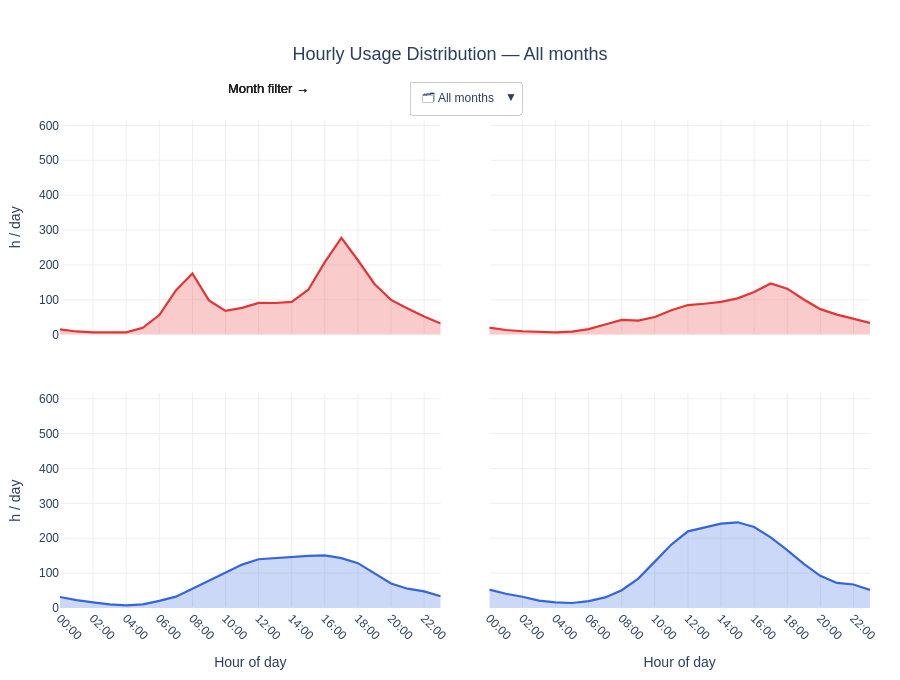

The notebook cell saved with this chart:
### Code cell
import plotly.graph_objects as go
from plotly.subplots import make_subplots
import numpy as np
import pandas as pd
import time

t0 = time.time()

# Constants
GROUP_NAMES  = ['weekday_member', 'weekday_casual', 'weekend_member', 'weekend_casual']
SUBPLOT_POS  = {'weekday_member': (1,1), 'weekday_casual': (1,2),
                'weekend_member': (2,1), 'weekend_casual': (2,2)}
TITLES_MAP   = {'weekday_member': 'Member — Weekday',
                'weekday_casual': 'Casual — Weekday',
                'weekend_member': 'Member — Weekend + Holiday',
                'weekend_casual': 'Casual — Weekend + Holiday'}
COLOR_LINE   = {'weekday_member': '#e63333', 'weekday_casual': '#e63333',
                'weekend_member': '#3366dd', 'weekend_casual': '#3366dd'}
COLOR_FILL   = {'weekday_member': 'rgba(230,51,51,0.25)',  'weekday_casual': 'rgba(230,51,51,0.25)',
                'weekend_member': 'rgba(51,102,221,0.25)', 'weekend_casual': 'rgba(51,102,221,0.25)'}

# Helpers
def ensure_group_id(df):
    """Rebuild group_id if removed by previous steps."""
    if 'group_id' not in df.columns:
        if 'day_cat_simple' not in df.columns:
            df = df.copy()
            df['day_cat_simple'] = np.where(df['day_category'] == 'weekday', 'weekday', 'weekend')
        df['group_id'] = (
            df['day_cat_simple'].map({'weekday': 0, 'weekend': 2}) +
            df['member_casual'].map({'member': 0, 'casual': 1})
        ).astype(np.int32)
    return df

def compute_hourly(df_subset):
    """
    Returns dict {group_name: array(24) hours_per_day}
    for a subset of the dataframe.
    """
    if df_subset.empty:
        return {name: np.zeros(24) for name in GROUP_NAMES}

    start_min  = (df_subset['started_at'].dt.hour * 60 +
                  df_subset['started_at'].dt.minute).values.astype(np.int32)
    durations  = df_subset['trip_duration'].values.astype(np.float64)
    group_ids  = df_subset['group_id'].values.astype(np.int32)
    days_pg    = (df_subset.groupby('group_id')['ride_date']
                  .nunique()
                  .reindex(range(4), fill_value=0)
                  .values)

    totals = sum_minutes_all_groups(start_min, durations, group_ids, 4)

    return {
        name: (totals[g] / days_pg[g] / 60) if days_pg[g] > 0 else np.zeros(24)
        for g, name in enumerate(GROUP_NAMES)
    }

# Prepare data for each month + "All"
df_work = ensure_group_id(df_clean)

months_sorted = sorted(df_work['started_at'].dt.to_period('M').unique().astype(str))
month_options = ['All'] + months_sorted

print(f"  → Months available : {len(months_sorted)}  ({months_sorted[0]} → {months_sorted[-1]})")

monthly_data = {'All': compute_hourly(df_work)}
for month in months_sorted:
    mask = df_work['started_at'].dt.to_period('M').astype(str) == month
    monthly_data[month] = compute_hourly(df_work[mask])

print(f"  → Datasets computed: {len(monthly_data)}  (All + {len(months_sorted)} months)")

# Global y_max (consistent scale across all filters)
y_max_global = max(
    v.max()
    for month_dict in monthly_data.values()
    for v in month_dict.values()
) * 1.12

# Build Plotly figure
HOURS = list(range(24))
N_OPTIONS = len(month_options)   # All + mesi
N_GROUPS  = len(GROUP_NAMES)
N_TRACES  = N_OPTIONS * N_GROUPS  # total traces

fig = make_subplots(
    rows=2, cols=2,
    subplot_titles=list(TITLES_MAP.values()),
    shared_xaxes=True,
    shared_yaxes=True,
    vertical_spacing=0.12,
    horizontal_spacing=0.06,
)

# Add fill+line pair for each (month, group)
trace_idx = 0
month_trace_map = {}   # month → [indici tracce]

for month in month_options:
    indices = []
    for g_name in GROUP_NAMES:
        row, col = SUBPLOT_POS[g_name]
        y_data   = monthly_data[month][g_name]
        visible  = (month == 'All')

        # Fill sotto la curva
        fig.add_trace(go.Scatter(
            x=HOURS, y=y_data,
            mode='none',
            fill='tozeroy',
            fillcolor=COLOR_FILL[g_name],
            showlegend=False,
            visible=visible,
            hoverinfo='skip',
        ), row=row, col=col)
        indices.append(trace_idx); trace_idx += 1

        # Linea principale
        fig.add_trace(go.Scatter(
            x=HOURS, y=y_data,
            mode='lines',
            line=dict(color=COLOR_LINE[g_name], width=2.2),
            name=g_name,
            showlegend=False,
            visible=visible,
            hovertemplate='<b>Hour %{x}:00</b><br>%{y:.3f} h/day<extra></extra>',
        ), row=row, col=col)
        indices.append(trace_idx); trace_idx += 1

    month_trace_map[month] = indices

# Dropdown buttons
buttons = []
for month in month_options:
    visible_flags = [i in month_trace_map[month] for i in range(N_TRACES)]
    label = '📅 ' + month if month != 'All' else '🗂 All months'
    buttons.append(dict(
        label=label,
        method='update',
        args=[
            {'visible': visible_flags},
            {'title': {'text': f'Hourly Usage — {month}', 'font': {'size': 18}}}
        ]
    ))

# Layout
fig.update_layout(
    title=dict(text='Hourly Usage Distribution — All months', font=dict(size=18), x=0.5),
    height=680,
    plot_bgcolor='white',
    paper_bgcolor='white',
    font=dict(family='Arial', size=12),
    updatemenus=[dict(
        type='dropdown',
        direction='down',
        x=0.5, xanchor='center',
        y=1.08, yanchor='top',
        bgcolor='white',
        bordercolor='#cccccc',
        font=dict(size=12),
        buttons=buttons,
        active=0,
    )],
    annotations=[dict(
        text='Month filter →',
        x=0.31, xanchor='right',
        y=1.085, yanchor='top',
        xref='paper', yref='paper',
        showarrow=False,
        font=dict(size=12, color='#555')
    )],
    margin=dict(t=120, b=60, l=60, r=30),
)

# Uniform X and Y axes for all subplots
for row in [1, 2]:
    for col in [1, 2]:
        fig.update_xaxes(
            title_text='Hour of day' if row == 2 else '',
            tickvals=list(range(0, 24, 2)),
            ticktext=[f'{h:02d}:00' for h in range(0, 24, 2)],
            tickangle=45, gridcolor='#eeeeee',
            row=row, col=col
        )
        fig.update_yaxes(
            title_text='h / day' if col == 1 else '',
            range=[0, y_max_global],
            gridcolor='#eeeeee',
            row=row, col=col
        )

# Color subplot titles
for ann in fig.layout.annotations[:4]:
    ann.update(font=dict(size=13, color='#222'))

fig.write_html('../reports/cyclistic_hourly_interactive.html')
fig.show()

print(f"\n✅ Saved: ../reports/cyclistic_hourly_interactive.html")
print(f"   → {N_TRACES} total traces ({N_OPTIONS} options × {N_GROUPS} groups × 2 layer fill/line)")
